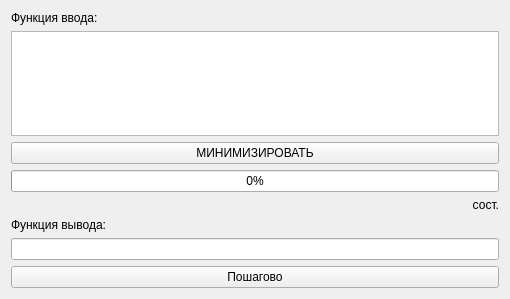
<?xml version="1.0" encoding="UTF-8"?>
<ui version="4.0">
 <class>SNF_gui</class>
 <widget class="QWidget" name="SNF_gui">
  <property name="geometry">
   <rect>
    <x>0</x>
    <y>0</y>
    <width>510</width>
    <height>299</height>
   </rect>
  </property>
  <property name="windowTitle">
   <string> SNF Minimizer 1.1</string>
  </property>
  <layout class="QVBoxLayout" name="verticalLayout">
   <item>
    <layout class="QVBoxLayout" name="menuLayout"/>
   </item>
   <item>
    <layout class="QVBoxLayout" name="inputLayout">
     <item>
      <widget class="QLabel" name="label_2">
       <property name="text">
        <string>Функция ввода:</string>
       </property>
      </widget>
     </item>
     <item>
      <widget class="QTextEdit" name="inputText"/>
     </item>
    </layout>
   </item>
   <item>
    <widget class="QPushButton" name="minimizeButton">
     <property name="text">
      <string>МИНИМИЗИРОВАТЬ</string>
     </property>
    </widget>
   </item>
   <item>
    <layout class="QVBoxLayout" name="progressLayout">
     <item>
      <widget class="QProgressBar" name="progressBar">
       <property name="value">
        <number>0</number>
       </property>
      </widget>
     </item>
     <item>
      <widget class="QLabel" name="conditionLabel">
       <property name="layoutDirection">
        <enum>Qt::LeftToRight</enum>
       </property>
       <property name="text">
        <string>сост.</string>
       </property>
       <property name="alignment">
        <set>Qt::AlignRight|Qt::AlignTrailing|Qt::AlignVCenter</set>
       </property>
      </widget>
     </item>
    </layout>
   </item>
   <item>
    <layout class="QVBoxLayout" name="outputLayout">
     <item>
      <widget class="QLabel" name="label">
       <property name="text">
        <string>Функция вывода:</string>
       </property>
      </widget>
     </item>
     <item>
      <widget class="QLineEdit" name="outputLine">
       <property name="readOnly">
        <bool>true</bool>
       </property>
      </widget>
     </item>
    </layout>
   </item>
   <item>
    <widget class="QPushButton" name="stepsButton">
     <property name="text">
      <string>Пошагово</string>
     </property>
    </widget>
   </item>
  </layout>
 </widget>
 <layoutdefault spacing="6" margin="11"/>
 <resources/>
 <connections/>
</ui>
